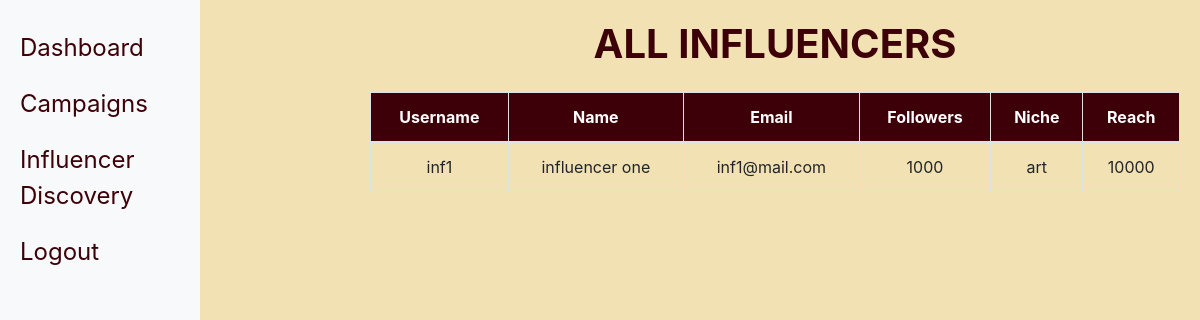
/sponsor/spon1/influencer_discovery, run on an earlier commit of the app's database.
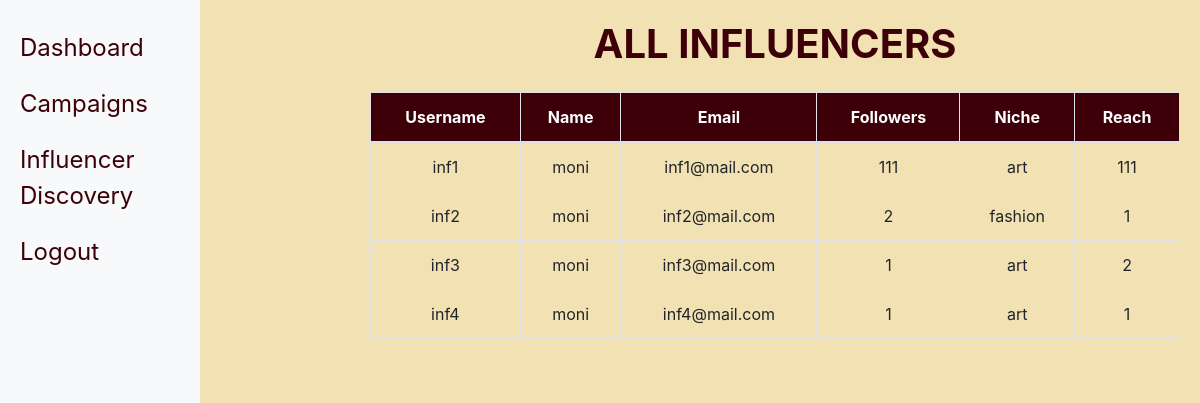
And on a later commit of the database.
### models.py (models this page shows)
class Influencer(db.Model):
    id = db.Column(db.Integer, primary_key=True)
    username = db.Column(db.String(100), unique=True, nullable=False)
    name = db.Column(db.String(100), nullable=False)
    password = db.Column(db.String(100), nullable=False)
    email = db.Column(db.String(100), unique=True, nullable=False)
    followers = db.Column(db.Integer, nullable=False)
    niche = db.Column(db.String(100), nullable=False)
    reach = db.Column(db.Integer, nullable=False)
    flagged = db.Column(db.Boolean, default=False)
    ad_requests = db.relationship('AdRequest', backref='influencer', lazy=True)

### app.py (the view)
@app.route('/sponsor/<username>/influencer_discovery')
def influencer_discovery(username):
    sponsor = Sponsor.query.filter_by(username=username).first_or_404()
    influencers = Influencer.query.all()  # Query all influencers
    return render_template('influencer_discovery.html', sponsor=sponsor, influencers=influencers)

### templates/influencer_discovery.html (shortened to what this page needs)
<!DOCTYPE html>
<html lang="en">
<head>
    <link rel="stylesheet" href="https://stackpath.bootstrapcdn.com/bootstrap/4.5.2/css/bootstrap.min.css">
</head>
<body class="d-flex">
    <div class="sidebar d-flex flex-column">
        <ul class="navbar-nav">
            <li class="nav-item">
                <a class="nav-link" href="{{ url_for('sponsor_dashboard', username=sponsor.username) }}">Dashboard</a>
            </li>
            <li class="nav-item">
                <a class="nav-link" href="{{ url_for('sponsor_campaign_dashboard', username=sponsor.username) }}">Campaigns</a>
            </li>
            <li class="nav-item">
                <a class="nav-link" href="{{ url_for('influencer_discovery', username=sponsor.username) }}">Influencer Discovery</a>
            </li>
            <li class="nav-item">
                <a class="nav-link" href="{{ url_for('logout', username=sponsor.username) }}">Logout</a>
            </li>
        </ul>
    </div>
    <div class="content container">
        <h1 class="headline">All Influencers</h1>
        <table class="table table-bordered mt-4">
            <thead>
                <tr>
                    <th>Username</th>
                    <th>Name</th>
                    <th>Email</th>
                    <th>Followers</th>
                    <th>Niche</th>
                    <th>Reach</th>
                </tr>
            </thead>
            <tbody>
                {% for influencer in influencers %}
                <tr>
                    <td>{{ influencer.username }}</td>
                    <td>{{ influencer.name }}</td>
                    <td>{{ influencer.email }}</td>
                    <td>{{ influencer.followers }}</td>
                    <td>{{ influencer.niche }}</td>
                    <td>{{ influencer.reach }}</td>
                </tr>
                {% endfor %}
            </tbody>
        </table>
    </div>
</body>
</html>

### templates/influencer_discovery.html (style rules this page uses)
body { background-color: #F1E1B3; }
.sidebar { min-width: 200px; max-width: 200px; height: 100vh; position: fixed; background-color: #f8f9fa; padding-top: 20px; }
.content { margin-left: 350px; padding: 20px; background-color: #F1E1B3; }
.headline { font-size: 2.5rem; font-weight: bold; color: #3D0008; text-transform: uppercase; text-align: center; }
.sidebar .nav-link { padding: 10px 20px; font-size: 1.5rem; color: #3D0008; }
.table th, .table td { vertical-align: middle; text-align: center; }
.table th { background-color: #3D0008; color: #ffffff; }

What changed in the data, as far as the page shows it:
changed Influencer "inf1": name "influencer one" → "moni"; followers "1000" → "111"; reach "10000" → "111"
added Influencer: username "inf2", name "moni", email "inf2@mail.com", followers "2", niche "fashion", reach "1"
added Influencer: username "inf3", name "moni", email "inf3@mail.com", followers "1", niche "art", reach "2"
added Influencer: username "inf4", name "moni", email "inf4@mail.com", followers "1", niche "art", reach "1"
